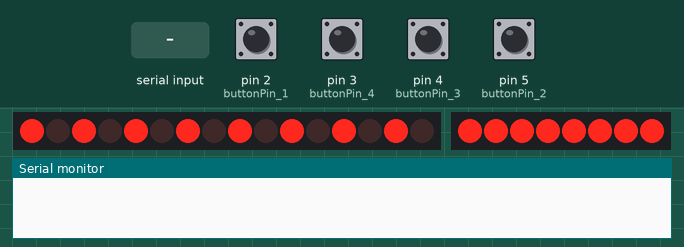
This sketch was run on a simulated Arduino Uno, built with avr-gcc and run on an emulated ATmega328P. Parts: 16 shift-register outputs drawn as a row of LEDs (first output left, lit = HIGH), 8 shift-register outputs drawn as a row of LEDs (first output left, lit = HIGH), the last lines printed to the serial monitor. Wiring (inferred from the names in the program): 2 × shift register (74HC595): data pin 11; shift clock pin 13; latch pin 12; shift register (74HC595): data pin 8; shift clock pin 10; latch pin 9. Wiring (inferred from the signals the program sends): 2 × row of LEDs: on Q0, Q1, Q2, Q3, Q4, Q5, Q6, Q7, Q8, Q9, Q10, Q11, Q12, Q13, Q14, Q15 / on Q0, Q1, Q2, Q3, Q4, Q5, Q6, Q7. The inputs (shaded band) are chosen by the test bench; at power-on: pin 2 (buttonPin_1), pin 3 (buttonPin_4), pin 4 (buttonPin_3), pin 5 (buttonPin_2) LOW.

Above: at 1.2 s.
1.3 s: "1\n" received over Serial
At 2.9 s:
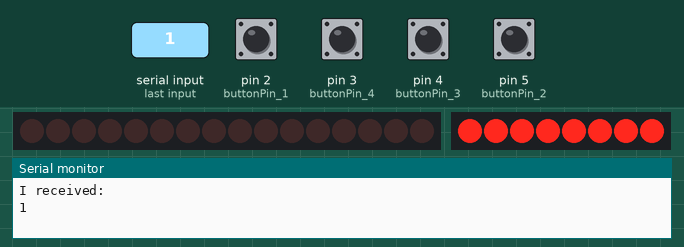
3.8 s: "x\n" received over Serial
At 6.0 s:
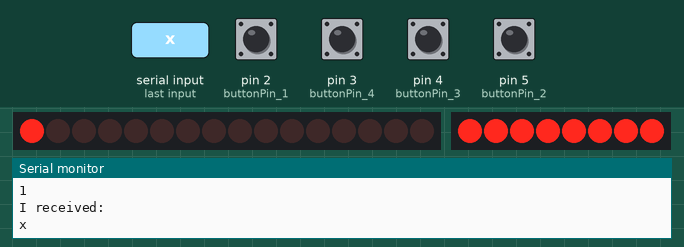
6.3 s: ".\n" received over Serial
At 7.1 s:
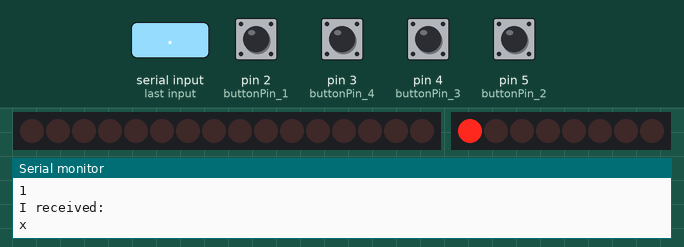
Timing chart, 0 to 9.3 s (numbered marks = the images above; inputs shaded):
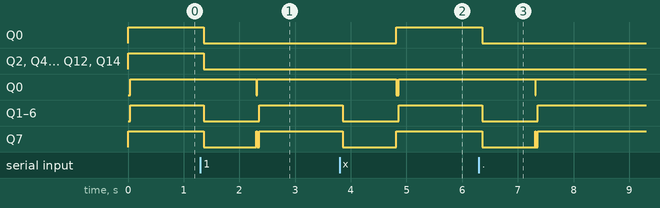

Measured:
- after the input at 1.3 s, Q0, Q2, Q4, Q6, Q8, Q10, Q12, Q14: HIGH → LOW after 0.06 s; Q0: HIGH → LOW after 1.0 s, → HIGH 0.02 s later; Q1–6: HIGH → LOW after 0.06 s, → HIGH 1.0 s later; Q7: HIGH → LOW after 0.06 s, → HIGH 0.94 s later, → LOW 0.02 s later, → HIGH 0.04 s later
- after the input at 3.8 s, Q0: LOW → HIGH after 1.0 s; Q0: HIGH → LOW after 1.0 s, → HIGH 0.05 s later; Q1–6: HIGH → LOW after 0.06 s, → HIGH 1.0 s later; Q7: HIGH → LOW after 0.06 s, → HIGH 0.95 s later
- after the input at 6.3 s, Q0: HIGH → LOW after 0.06 s; Q0: HIGH → LOW after 1.0 s, → HIGH 0.01 s later; Q1–6: HIGH → LOW after 0.06 s, → HIGH 1.0 s later; Q7: HIGH → LOW after 0.06 s, → HIGH 0.95 s later, → LOW 0.01 s later, → HIGH 0.04 s later

The sketch:

MCA_Projekt_Alt_Haselhuhn.ino
```cpp
const int tabloHigh = 20;
const int tabloWidth = 20;
struct tablo {
	boolean wert[tabloHigh][tabloWidth];
};
struct tablo myTablo;

const int viewHigh = 8;
const int viewWidth = 16;
struct view {
	boolean wert[viewHigh][viewWidth];
};
struct view myView;

int cursorX = 0;
int cursorY = 0;

String str = "";

int latchPin_1 = 9;
int clockPin_1 = 10;
int dataPin_1 = 8;

int latchPin_2 = 12;
int clockPin_2 = 13;
int dataPin_2 = 11;

//buttons
const int buttonPin_1 = 2; //
const int buttonPin_2 = 5;
const int buttonPin_3 = 4;
const int buttonPin_4 = 3;

int buttonState[] = { 0,0,0,0 };
int buttonState_old[] = { 0,0,0,0 };


void setup() {
	viewInit();

	pinMode(latchPin_1, OUTPUT);
	pinMode(clockPin_1, OUTPUT);
	pinMode(dataPin_1, OUTPUT);

	pinMode(latchPin_2, OUTPUT);
	pinMode(clockPin_2, OUTPUT);
	pinMode(dataPin_2, OUTPUT);

	pinMode(buttonPin_1, INPUT);
	pinMode(buttonPin_2, INPUT);

	pinMode(buttonPin_3, INPUT);
	pinMode(buttonPin_4, INPUT);

	Serial.begin(9600);
	// put your setup code here, to run once:

	makeTest();
	makeView(cursorX, cursorY);

}

void viewInit() {
	for (int i = 0; i < viewHigh; i++) {
		for (int j = 0; j < viewWidth; j++) {
			myView.wert[i][j] = false;
		}
	}

}

void tabloInit(int high, int width) {
	for (int i = 0; i < high; i++) {
		for (int j = 0; j < width; j++) {
			myTablo.wert[i][j] = false;
		}
	}
	if (NULL == myTablo.wert) {
		Serial.print("Tablo init : myTablo = NULL");

	}

}

void makeTest() {
	tabloInit(tabloHigh, tabloWidth);


	for (int i = 0; i < 8; i++)
	{
		for (int j = 0; j < 15; j++)
		{
			if (j % 2 == 0 && i%2 ==0)
			{
				myTablo.wert[i][j] = true;
			}
			else
			{
				myTablo.wert[i][j] = false;
			}
		}
	}
}

void lookupInput() {
	str = "";
	while (Serial.available() > 0) {
		str = Serial.readString();
		Serial.println("I received: ");
		Serial.println(str);
	}
}

void makeTabloBool(String str, int tabloHigh, int tabloWidth) {
	int x = 0;
	int y = 0;
	tabloInit(tabloHigh, tabloWidth);
	for (int i = 0; i < str.length(); i++) {
		if (str[i] == '\n') {
			x++;
			y = 0;
		}
		else if (str[i] == 'x') {
			myTablo.wert[x][y] = true;
			y++;
		}
		else if (str[i] == '.') {
			myTablo.wert[x][y] = false;
			y++;
		}
	}
}

void makeView(int cursorX, int cursorY) {
	viewInit();
	if (cursorX >= 0 && cursorX + viewWidth <= tabloWidth) {
		if (cursorY >= 0 && cursorY + viewHigh <= tabloHigh) {
			for (int i = 0; i < viewHigh; i++) {
				for (int j = 0; j < viewWidth; j++) {
					myView.wert[i][j] = myTablo.wert[cursorY + i][cursorX + j];
				}
			}
		}
	}
}

int muster = 0x0;
byte localMuster[2] = { 0x0,0x0 };

void output(struct view myView) {
	muster = 0x0;
	localMuster[0] = 0x0;
	localMuster[1] = 0x0;

	for (int i = 0; i < viewHigh; i++) {

		digitalWrite(latchPin_1, LOW);
		shiftOut(dataPin_1, clockPin_1, LSBFIRST, 0x0);
		digitalWrite(latchPin_1, HIGH);

		for (int j = 0; j < viewWidth; j++) {
			if (myView.wert[i][j] == true) {
				muster = muster << 1;
				muster += 0b1;

			}
			else {
				muster = muster << 1;
			}
		}


		localMuster[0] = muster;
		localMuster[1] = muster >> 8;

		digitalWrite(latchPin_2, LOW);
		shiftOut(dataPin_2, clockPin_2, LSBFIRST, localMuster[0]);
		shiftOut(dataPin_2, clockPin_2, LSBFIRST, localMuster[1]);
		digitalWrite(latchPin_2, HIGH);


		digitalWrite(latchPin_1, LOW);
		shiftOut(dataPin_1, clockPin_1, LSBFIRST, 0x1 << i);
		digitalWrite(latchPin_1, HIGH);

		delay(1);


	}


}

void loop() {

	// put your main code here, to run repeatedly:

	lookupInput();
	if (str != "") {
		if (str == "1") {
			makeTest();
			makeView(cursorX, cursorY);
		}
		else {
			makeTabloBool(str, tabloHigh, tabloWidth);
			makeView(cursorX, cursorY);
		}
		str = "";
	}


	buttonState[0] = digitalRead(buttonPin_1);
	buttonState[1] = digitalRead(buttonPin_2);
	buttonState[2] = digitalRead(buttonPin_3);
	buttonState[3] = digitalRead(buttonPin_4);

	if (buttonState[0] == HIGH && buttonState[0] != buttonState_old[0] && ((cursorX + viewWidth) < tabloWidth))
	{
		cursorX++;
		makeView(cursorX, cursorY);
	}

	else if (buttonState[1] == HIGH && buttonState[1] != buttonState_old[1] && cursorX>0)
	{
		cursorX--;
		makeView(cursorX, cursorY);
	}

	else if (buttonState[2] == HIGH && buttonState[2] != buttonState_old[2] && ((cursorY + viewHigh) < tabloHigh))
	{
		cursorY++;
		makeView(cursorX, cursorY);
	}

	else if (buttonState[3] == HIGH && buttonState[3] != buttonState_old[3] && cursorY > 0)
	{
		cursorY--;
		makeView(cursorX, cursorY);
	}

	buttonState_old[0] = buttonState[0];
	buttonState_old[1] = buttonState[1];
	buttonState_old[2] = buttonState[2];
	buttonState_old[3] = buttonState[3];


	output(myView);
}


int getHigh(String str) {
	int count = 0;
	for (int i = 0; i < str.length(); i++) {
		if (str[i] == '\\' && str[i + 1] == 'n') {
			count++;
			break;
		}
	}
	return count;
}

int getWidth(String str) {
	int count = 0;
	for (int i = 0; i < str.length(); i++) {
		count++;
		if (str[i] == '\n') {
			break;
		}
	}
	return count;
}

void outputTablo(struct tablo localTablo, String location) {

	Serial.print("Location : ");
	Serial.println(location);

	int x = 0;
	int y = 0;
	x = sizeof(myTablo) / tabloWidth;
	Serial.print("Tablo High: ");
	Serial.println(x);

	if (x > 0) {
		y = sizeof(myTablo.wert[0]);
		Serial.print("Tablo Width: ");
		Serial.println(y);

	}
	if (x > 0 && y > 0) {
		for (int i = 0; i < x; i++) {
			for (int j = 0; j < y; j++) {
				Serial.print(myTablo.wert[i][j]);
				Serial.print(" ");
			}
			Serial.println();
		}
	}
}

void outputView(struct view localView, String location) {

	Serial.print("Location : ");
	Serial.println(location);

	int x = 0;
	int y = 0;
	x = sizeof(myView) / viewWidth;  //durch view l?nge
	Serial.print("View High: ");
	Serial.println(x);

	if (x > 0) {
		y = sizeof(myView.wert[0]);
		Serial.print("View Width: ");
		Serial.println(y);

	}

	if (x > 0 && y > 0) {
		for (int i = 0; i < x; i++) {
			for (int j = 0; j < y; j++) {
				Serial.print(myView.wert[i][j]);
				Serial.print(" ");
			}
			Serial.println();
		}
	}
}
```
